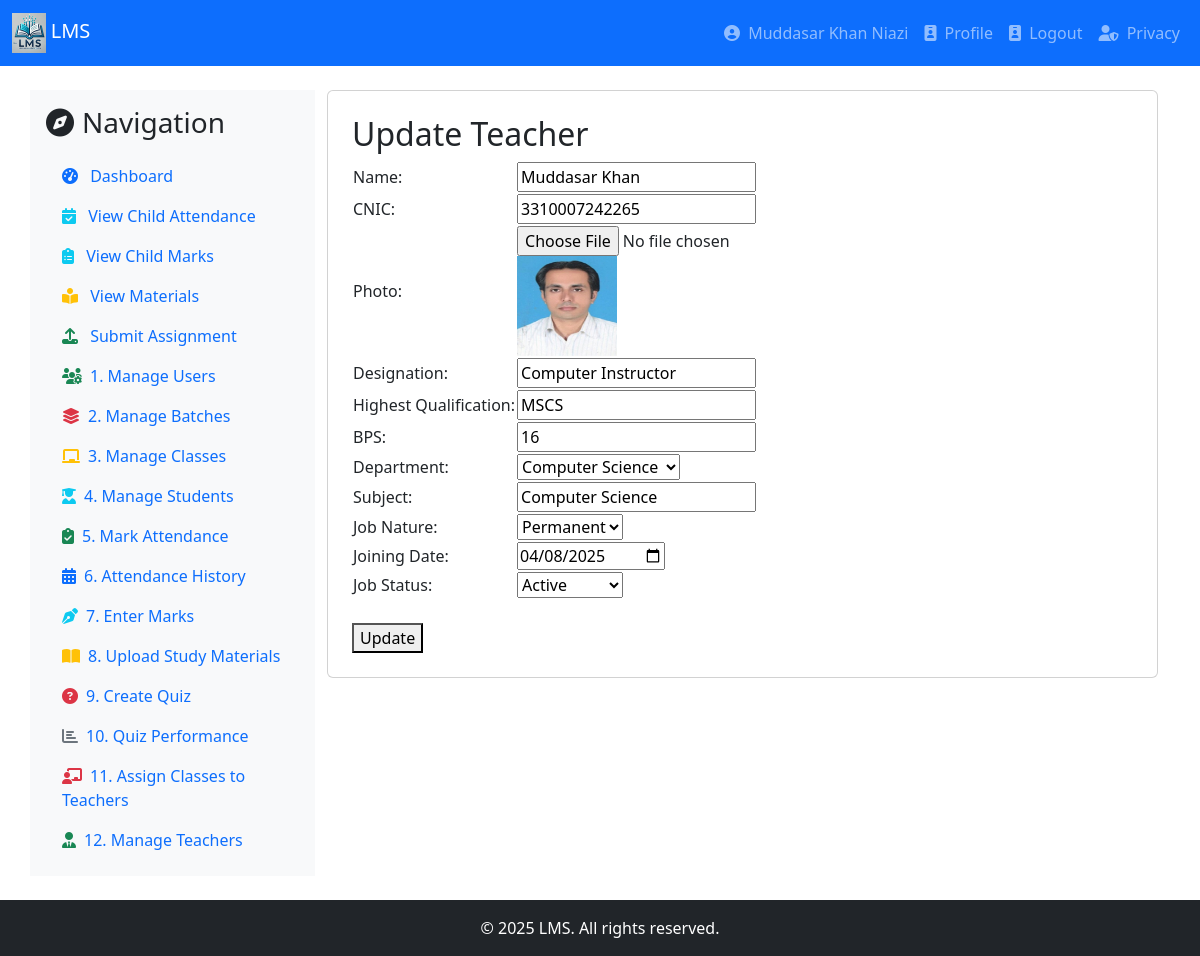
The app's page /teacher.php?id=1 (signed in) with its own data.
### tables this page shows
CREATE TABLE `teachers` (
  `teacher_id` int(11) NOT NULL,
  `teacher_name` varchar(100) NOT NULL,
  `cnic` varchar(15) NOT NULL,
  `photo` varchar(255) DEFAULT NULL,
  `designation` varchar(100) DEFAULT NULL,
  `highest_qualification` varchar(100) NOT NULL,
  `bps` int(11) DEFAULT NULL,
  `department` enum('Computer Science','Physics','Chemistry','Mathematics') NOT NULL,
  `subject` varchar(100) DEFAULT NULL,
  `job_nature` enum('Permanent','Contract','Visiting') DEFAULT 'Contract',
  `joining` date NOT NULL,
  `job_status` enum('Active','Resigned','Retired','Suspended') DEFAULT 'Active',
  `status` tinyint(1) DEFAULT 1
);

### teacher.php (the view, shortened to what this page needs)
<?php
include('db.php');
$teacher_name = "";
$cnic = "";
$photo = "";
$designation = "";
$highest_qualification = "";
$bps = "";
$department = "";
$subject = "";
$job_nature = "Contract";
$joining = "";
$job_status = "Active";
$update = false;
if (isset($_GET['id'])) {
    $teacher_id = $_GET['id'];
    $update = true;
    $result = mysqli_query($conn, "SELECT * FROM teachers WHERE teacher_id = '$teacher_id'");
    if (mysqli_num_rows($result) == 1) {
        $row = mysqli_fetch_assoc($result);
        $teacher_name = $row['teacher_name'];
        $cnic = $row['cnic'];
        $photo = $row['photo'];
        $designation = $row['designation'];
        $highest_qualification = $row['highest_qualification'];
        $bps = $row['bps'];
        $department = $row['department'];
        $subject = $row['subject'];
        $job_nature = $row['job_nature'];
        $joining = $row['joining'];
        $job_status = $row['job_status'];
    }
}
include 'header.php';
include 'navigation.php';
?>
<div class="container mt-4">
    <div class="row">
        <div class="col-md-3 bg-light p-3">
            <?php include 'leftbar.php'; ?>
        </div>
        <div class="col-md-9">
            <div class="card p-4">
                <h2><?php echo $update ? 'Update Teacher' : 'Add Teacher'; ?></h2>
                <form method="POST" enctype="multipart/form-data">
                    <table>
                        <tr>
                            <td><label>Name:</label></td>
                            <td><input type="text" name="teacher_name" value="<?php echo $teacher_name; ?>" required></td>
                        </tr>
                        <tr>
                            <td><label>CNIC:</label></td>
                            <td><input type="text" name="cnic" value="<?php echo $cnic; ?>" required></td>
                        </tr>
                        <tr>
                            <td><label>Photo:</label></td>
                            <td>
                                <input type="file" name="photo"><br>
                                <?php if ($update && $photo): ?>
                                    <img src="<?php echo $photo; ?>" width="100" height="100"><br>
                                <?php endif; ?>
                            </td>
                        </tr>
                        <tr>
                            <td><label>Designation:</label></td>
                            <td><input type="text" name="designation" value="<?php echo $designation; ?>"></td>
                        </tr>
                        <tr>
                            <td><label>Highest Qualification:</label></td>
                            <td><input type="text" name="highest_qualification" value="<?php echo $highest_qualification; ?>" required></td>
                        </tr>
                        <tr>
                            <td><label>BPS:</label></td>
                            <td><input type="number" name="bps" value="<?php echo $bps; ?>"></td>
                        </tr>
                        <tr>
                            <td><label>Department:</label></td>
                            <td>
                                <select name="department" required>
                                    <option value="Computer Science" <?php if ($department == 'Computer Science') echo 'selected'; ?>>Computer Science</option>
                                </select>
                            </td>
                        </tr>
                        <tr>
                            <td><label>Subject:</label></td>
                            <td><input type="text" name="subject" value="<?php echo $subject; ?>"></td>
                        </tr>
                        <tr>
                            <td><label>Job Nature:</label></td>
                            <td>
                                <select name="job_nature">
                                    <option value="Permanent" <?php if ($job_nature == 'Permanent') echo 'selected'; ?>>Permanent</option>
                                </select>
                            </td>
                        </tr>
                        <tr>
                            <td><label>Joining Date:</label></td>
                            <td><input type="date" name="joining" value="<?php echo $joining; ?>" required></td>
                        </tr>
                        <tr>
                            <td><label>Job Status:</label></td>
                            <td>
                                <select name="job_status">
                                    <option value="Active" <?php if ($job_status == 'Active') echo 'selected'; ?>>Active</option>
                                </select>
                            </td>
                        </tr>
                    </table><br>
                    <?php if ($update): ?>
                        <button type="submit" name="update">Update</button>
                    <?php else: ?>
                        <button type="submit" name="save">Save</button>
                    <?php endif; ?>
                </form>
            </div>
        </div>
    </div>
</div>
<?php include 'footer.php'; ?>

### records on screen
teachers: teacher_name "Muddasar Khan", cnic "3310007242265", photo (picture), designation "Computer Instructor", highest_qualification "MSCS", bps "16", department "Computer Science", subject "Computer Science", job_nature "Permanent", joining "04/08/2025", job_status "Active"

### other values on screen
$_SESSION['uname'] "Muddasar Khan Niazi"
